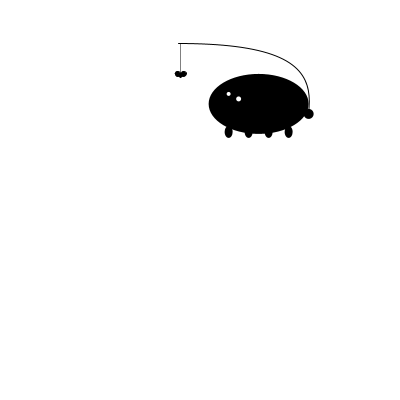
Frame 1 (no input)
Frame 60 (the mouse pressed at the canvas centre just before this capture): identical to frame 1, image omitted
Frame 120 (the mouse held since frame 60 and released just before this capture): identical to frame 1, image omitted

The Processing sketch that drew this single still picture (run headless with seeded random() and noise(); from frame 60 on, the mouse is pressed at the canvas centre):

// Processing sketch: processing_10682
// ── processing_10682.pde

class MyMonster
{
  float xp,yp;
  float w, h;
    int a,a2;
    float pf;
    float pf1;
    
    float b1;
    float b2;
    boolean isOver;
    boolean isPressed;
    
    
  void init()
  {
  xp = random (width);
  yp = random (height);
  
  w=100;
  h=100;
  
  a  =5; //auge
  a2 =4 ; 
  pf=0;
  pf1=-pf;
  
  b1=0;
  b2=-b1;
}
  
 void MyMonster ()
  
      {  
      noStroke();
      
      fill(0);
      ellipse(xp,yp,100,60);//körper
      fill(255);
      ellipse(xp-20,yp-5,a,a);//augen
      ellipse(xp-30,yp-10,a2,a2);
     
      fill(0);
      ellipse(xp+50,yp+10,10,10);//schwanz
      
      ellipse(xp+pf1+30,yp+28,8,12);//fuesse
      ellipse(xp+pf1-10,yp+28,8,12);
       
      ellipse(xp+pf+10,yp+28,8,12);
      ellipse(xp+pf-30,yp+28,8,12);
      
      pushStyle();
      beginShape();
      noFill();
      stroke(0);
      vertex (xp+50,yp+10);
      bezierVertex (xp+55,yp-30, xp+40,yp-60,   xp-80,yp-60);
      endShape();
      popStyle();
      
      pushStyle();
      beginShape();
      noFill();
      stroke(0);
      strokeWeight(0.5);
      vertex (xp-78,yp-60);
      bezierVertex (xp-78,yp-50, xp-78,yp-40,   xp-78+b1,yp-30+b2);
      endShape();
      popStyle();
      
      pushStyle();
 
      fill(0);
      stroke(0);
      strokeWeight(1);

    
  triangle(xp-73+b1, yp-30+b2,  xp-83+b1,yp-30+b2,  xp-78+b1,yp-26+b2);
   ellipse(xp-75+b1, yp-30+b2,  5,5);
   ellipse(xp-81+b1, yp-30+b2,  5,5);
      popStyle();
      
      
      
      }
      
       void testMouseOver ( float mx , float my )
    {
        isOver = (mx > xp-width/2) && (mx < xp+w+height/2) && (my > yp-width/2) && (my < yp+h+height/2);
    }
    
    void testMousePressed ( float mx, float my )
    {
        testMouseOver( mx, my );
        
        isPressed = isOver;
    }
    
    void moveIfPressed ( float xd, float yd )
    {
        if ( isPressed )
        {
            xp += xd;
            yp += yd;
            if(a<11){
            a=a+2;
            }
            if(a2<9){
            a2=a+2;
            }
            else{
            a=a;
            a2=a2;
            }
         pf=(random(+19-10));
         pf1=(random(+10-19));
         
         b1=(random(+10));
         b2=(random(+10));

         pushMatrix();
           fill(255);
           ellipse (xp-27,yp+15,10,10);
          popMatrix();
        }
     }
    
    void released ()
    {
        isPressed = false;
        a=5;
        a2=4;
        
        b1=0;
        b2=0;
    }
}

MyMonster mm;

void setup(){
   size (400,400);
   smooth();
   
   
   mm=new MyMonster();
   
   mm.init();
}

void draw() {

  background(255);
mm.MyMonster();
      
}

void mouseMoved ()
{
    mm.testMouseOver( mouseX, mouseY );
}

void mousePressed ()
{
    mm.testMousePressed( mouseX, mouseY );   
}

void mouseDragged ()
{
    mm.moveIfPressed( mouseX-pmouseX, mouseY-pmouseY );
}

void mouseReleased ()
{
    mm.released();
}
